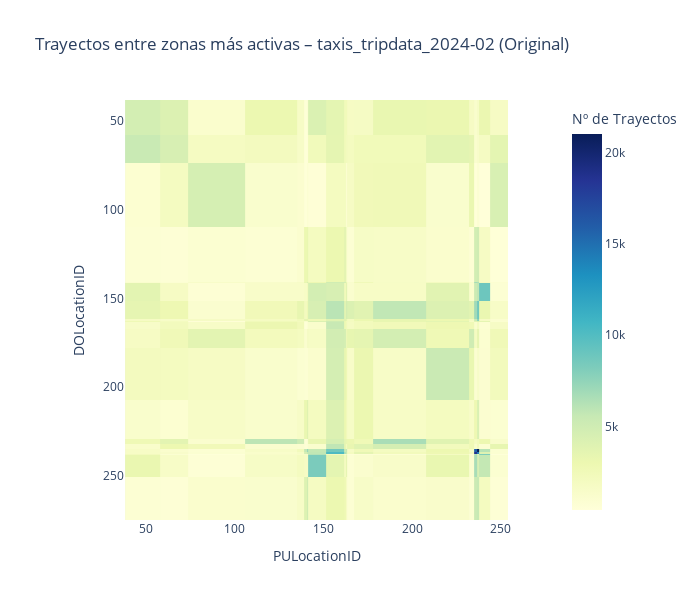
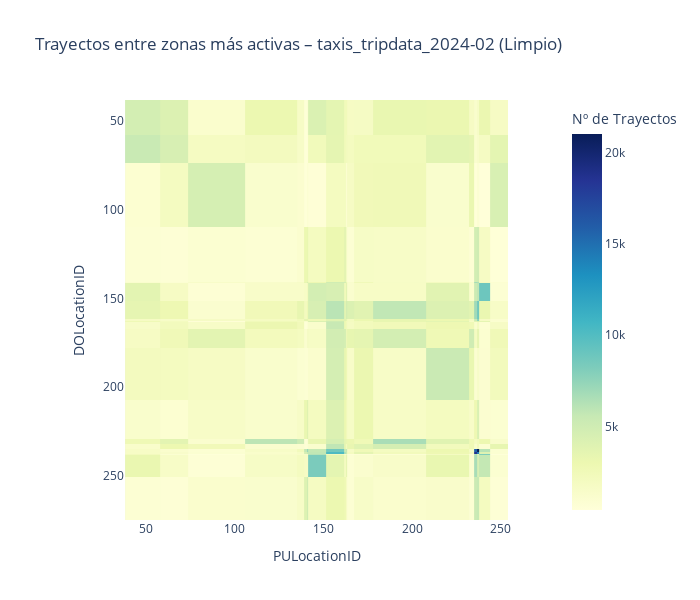
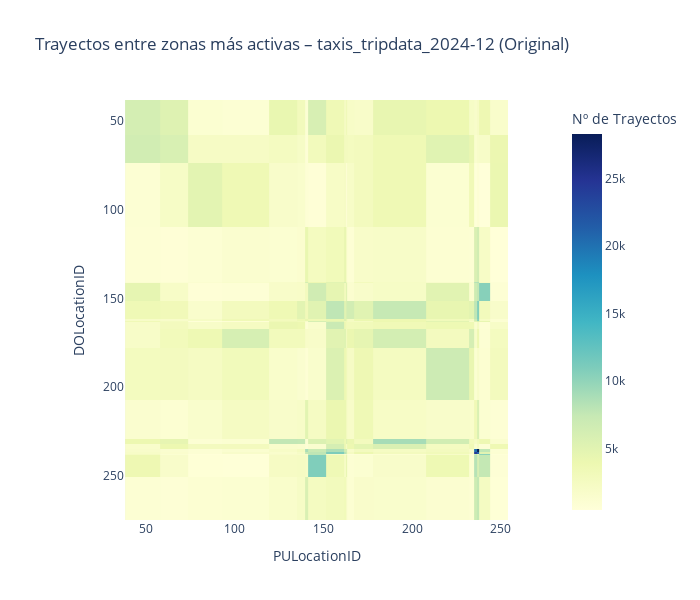
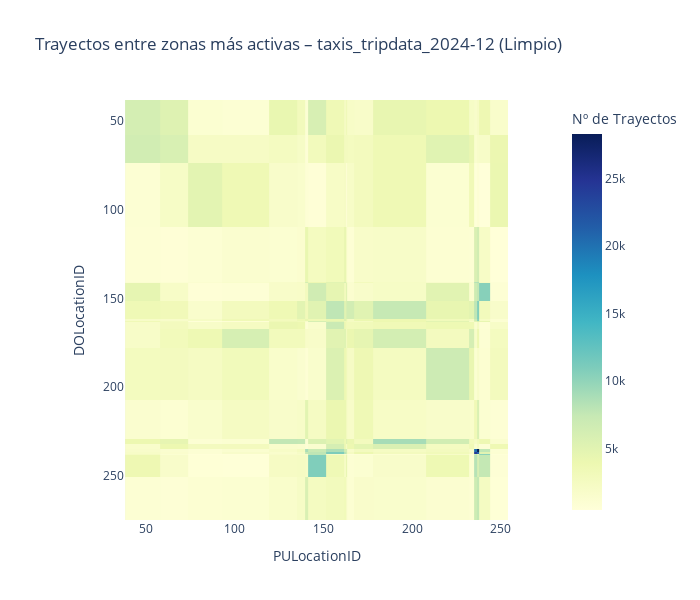

The cell these charts' notebook holds for them, in order:
### Markdown cell above
### Visualización de trayectos entre las 20 zonas más activas
- Recorre ambos diccionarios de datasets (originales y limpios).
- Genera un heatmap para cada uno.
- Quita los números dentro de las celdas (annot=False) para que se infieran por escala de color.
- Usa plotly.express.imshow para interactividad: permite ver el valor al pasar el ratón.

### Code cell
def comparar_heatmaps_zonas_activas(unified_datasets, limpio_dict, top_n=20):
    """
    Compara visualmente los heatmaps de trayectos entre zonas más activas
    entre datasets originales y limpios usando interactividad.

    Parámetros:
    - unified_datasets: diccionario con datasets originales
    - limpio_dict: diccionario con datasets limpios
    - top_n: número de zonas más activas a considerar
    """
    for nombre in unified_datasets:
        if nombre not in limpio_dict:
            continue

        df_orig = unified_datasets[nombre]
        df_limpio = limpio_dict[nombre]

        for df, version in zip([df_orig, df_limpio], ["Original", "Limpio"]):
            # Validar columnas necesarias
            if not {'PULocationID', 'DOLocationID'}.issubset(df.columns):
                print(f"⚠️ {nombre} ({version}): columnas de ubicación no encontradas. Se omite.")
                continue

            # Agrupar trayectos
            zonas = df.groupby(['PULocationID', 'DOLocationID']).size().reset_index(name='count')

            # Top zonas más frecuentes
            top_pu = zonas.groupby('PULocationID')['count'].sum().nlargest(top_n).index
            top_do = zonas.groupby('DOLocationID')['count'].sum().nlargest(top_n).index

            # Filtrar top zonas
            zonas_top = zonas[
                zonas['PULocationID'].isin(top_pu) & zonas['DOLocationID'].isin(top_do)
            ]

            # Pivotear para heatmap
            pivot = zonas_top.pivot(index='DOLocationID', columns='PULocationID', values='count').fillna(0)

            # Plot interactivo con plotly
            fig = px.imshow(
                pivot.values,
                labels=dict(x="PULocationID", y="DOLocationID", color="Nº de Trayectos"),
                x=pivot.columns,
                y=pivot.index,
                color_continuous_scale="YlGnBu",
                title=f"Trayectos entre zonas más activas – {nombre} ({version})"
            )
            fig.update_layout(height=600, width=700)
            fig.show()

comparar_heatmaps_zonas_activas(unified_datasets, cleaned_datasets)

### Figure 1 — Plotly figure (JSON) as saved in the notebook; plotly's stock layout.template omitted (floating-point values rounded to 4 significant figures; data arrays with more than 128 entries replaced by an {"elided": "..."} marker saying what was removed)
{"data": [{"coloraxis": "coloraxis", "hovertemplate": "PULocationID: %{x}<br>DOLocationID: %{y}<br>Nº de Trayectos: %{z}<extra></extra>", "name": "0", "type": "heatmap", "x": [48, 68, 79, 132, 138, 140, 141, 142, 161, 162, 163, 164, 170, 186, 230, 234, 236, 237, 239, 249], "xaxis": "x", "y": [48, 68, 79, 140, 141, 142, 161, 162, 163, 164, 170, 186, 229, 230, 234, 236, 237, 238, 239, 263], "yaxis": "y", "z": {"elided": "20x20 int values"}}], "layout": {"coloraxis": {"colorbar": {"title": {"text": "Nº de Trayectos"}}, "colorscale": [[0, "rgb(255,255,217)"], [0.125, "rgb(237,248,177)"], [0.25, "rgb(199,233,180)"], [0.375, "rgb(127,205,187)"], [0.5, "rgb(65,182,196)"], [0.625, "rgb(29,145,192)"], [0.75, "rgb(34,94,168)"], [0.875, "rgb(37,52,148)"], [1, "rgb(8,29,88)"]]}, "height": 600, "title": {"text": "Trayectos entre zonas más activas – taxis_tripdata_2024-02 (Original)"}, "width": 700, "xaxis": {"anchor": "y", "constrain": "domain", "domain": [0, 1], "scaleanchor": "y", "title": {"text": "PULocationID"}}, "yaxis": {"anchor": "x", "autorange": "reversed", "constrain": "domain", "domain": [0, 1], "title": {"text": "DOLocationID"}}}}

### Figure 2 — Plotly figure (JSON) as saved in the notebook; plotly's stock layout.template omitted (floating-point values rounded to 4 significant figures; data arrays with more than 128 entries replaced by an {"elided": "..."} marker saying what was removed)
{"data": [{"coloraxis": "coloraxis", "hovertemplate": "PULocationID: %{x}<br>DOLocationID: %{y}<br>Nº de Trayectos: %{z}<extra></extra>", "name": "0", "type": "heatmap", "x": [48, 68, 79, 132, 138, 140, 141, 142, 161, 162, 163, 164, 170, 186, 230, 234, 236, 237, 239, 249], "xaxis": "x", "y": [48, 68, 79, 140, 141, 142, 161, 162, 163, 164, 170, 186, 229, 230, 234, 236, 237, 238, 239, 263], "yaxis": "y", "z": {"elided": "20x20 int values"}}], "layout": {"coloraxis": {"colorbar": {"title": {"text": "Nº de Trayectos"}}, "colorscale": [[0, "rgb(255,255,217)"], [0.125, "rgb(237,248,177)"], [0.25, "rgb(199,233,180)"], [0.375, "rgb(127,205,187)"], [0.5, "rgb(65,182,196)"], [0.625, "rgb(29,145,192)"], [0.75, "rgb(34,94,168)"], [0.875, "rgb(37,52,148)"], [1, "rgb(8,29,88)"]]}, "height": 600, "title": {"text": "Trayectos entre zonas más activas – taxis_tripdata_2024-02 (Limpio)"}, "width": 700, "xaxis": {"anchor": "y", "constrain": "domain", "domain": [0, 1], "scaleanchor": "y", "title": {"text": "PULocationID"}}, "yaxis": {"anchor": "x", "autorange": "reversed", "constrain": "domain", "domain": [0, 1], "title": {"text": "DOLocationID"}}}}

### Figure 3 — Plotly figure (JSON) as saved in the notebook; plotly's stock layout.template omitted (floating-point values rounded to 4 significant figures; data arrays with more than 128 entries replaced by an {"elided": "..."} marker saying what was removed)
{"data": [{"coloraxis": "coloraxis", "hovertemplate": "PULocationID: %{x}<br>DOLocationID: %{y}<br>Nº de Trayectos: %{z}<extra></extra>", "name": "0", "type": "heatmap", "x": [48, 68, 79, 107, 132, 138, 141, 142, 161, 162, 163, 164, 170, 186, 230, 234, 236, 237, 239, 249], "xaxis": "x", "y": [48, 68, 79, 140, 141, 142, 161, 162, 163, 164, 170, 186, 229, 230, 234, 236, 237, 238, 239, 263], "yaxis": "y", "z": {"elided": "20x20 int values"}}], "layout": {"coloraxis": {"colorbar": {"title": {"text": "Nº de Trayectos"}}, "colorscale": [[0, "rgb(255,255,217)"], [0.125, "rgb(237,248,177)"], [0.25, "rgb(199,233,180)"], [0.375, "rgb(127,205,187)"], [0.5, "rgb(65,182,196)"], [0.625, "rgb(29,145,192)"], [0.75, "rgb(34,94,168)"], [0.875, "rgb(37,52,148)"], [1, "rgb(8,29,88)"]]}, "height": 600, "title": {"text": "Trayectos entre zonas más activas – taxis_tripdata_2024-12 (Original)"}, "width": 700, "xaxis": {"anchor": "y", "constrain": "domain", "domain": [0, 1], "scaleanchor": "y", "title": {"text": "PULocationID"}}, "yaxis": {"anchor": "x", "autorange": "reversed", "constrain": "domain", "domain": [0, 1], "title": {"text": "DOLocationID"}}}}

### Figure 4 — Plotly figure (JSON) as saved in the notebook; plotly's stock layout.template omitted (floating-point values rounded to 4 significant figures; data arrays with more than 128 entries replaced by an {"elided": "..."} marker saying what was removed)
{"data": [{"coloraxis": "coloraxis", "hovertemplate": "PULocationID: %{x}<br>DOLocationID: %{y}<br>Nº de Trayectos: %{z}<extra></extra>", "name": "0", "type": "heatmap", "x": [48, 68, 79, 107, 132, 138, 141, 142, 161, 162, 163, 164, 170, 186, 230, 234, 236, 237, 239, 249], "xaxis": "x", "y": [48, 68, 79, 140, 141, 142, 161, 162, 163, 164, 170, 186, 229, 230, 234, 236, 237, 238, 239, 263], "yaxis": "y", "z": {"elided": "20x20 int values"}}], "layout": {"coloraxis": {"colorbar": {"title": {"text": "Nº de Trayectos"}}, "colorscale": [[0, "rgb(255,255,217)"], [0.125, "rgb(237,248,177)"], [0.25, "rgb(199,233,180)"], [0.375, "rgb(127,205,187)"], [0.5, "rgb(65,182,196)"], [0.625, "rgb(29,145,192)"], [0.75, "rgb(34,94,168)"], [0.875, "rgb(37,52,148)"], [1, "rgb(8,29,88)"]]}, "height": 600, "title": {"text": "Trayectos entre zonas más activas – taxis_tripdata_2024-12 (Limpio)"}, "width": 700, "xaxis": {"anchor": "y", "constrain": "domain", "domain": [0, 1], "scaleanchor": "y", "title": {"text": "PULocationID"}}, "yaxis": {"anchor": "x", "autorange": "reversed", "constrain": "domain", "domain": [0, 1], "title": {"text": "DOLocationID"}}}}
